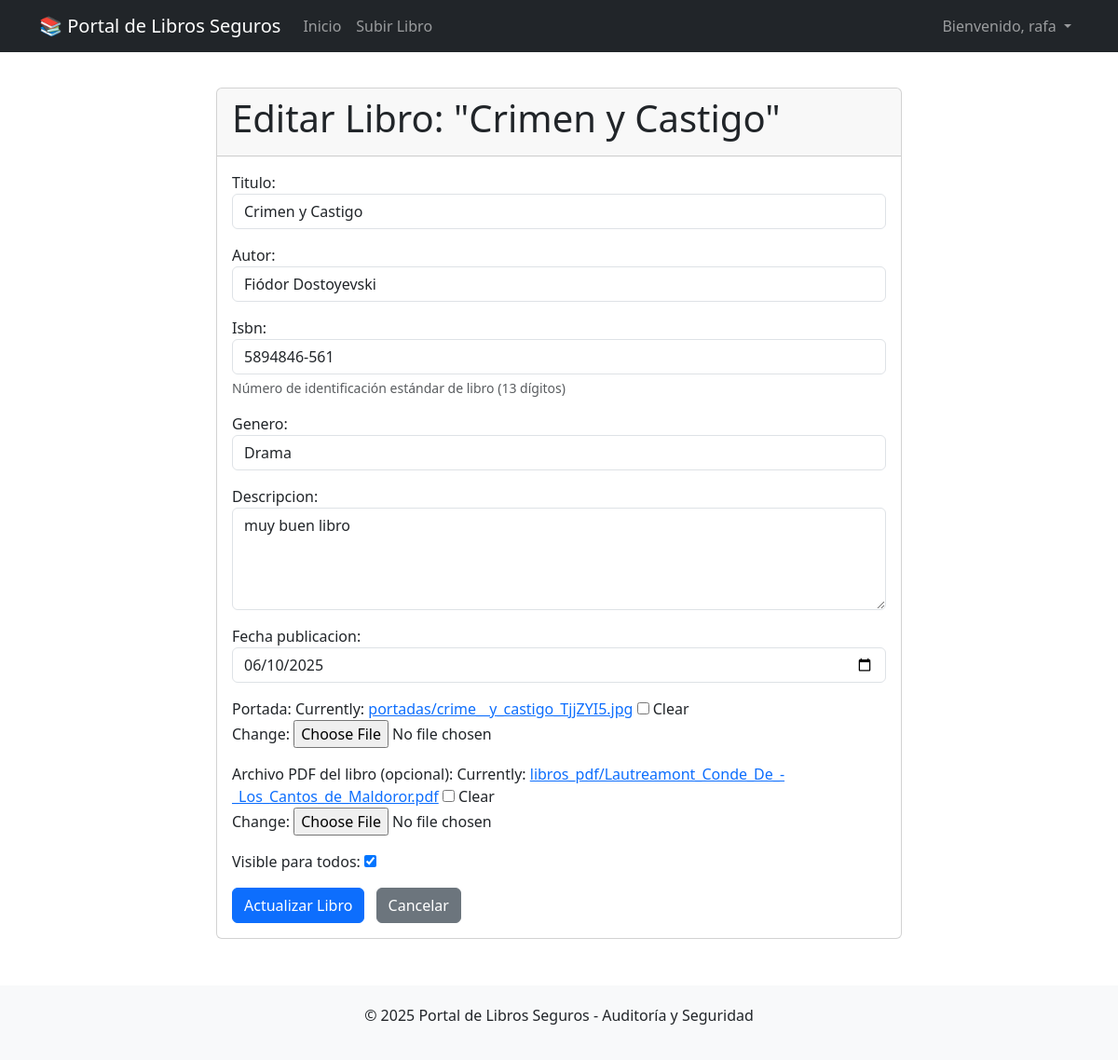
The page /libro/5/editar/ (signed in) on the database its author committed.
### libros/models.py (models this page shows, shortened)
class Libro(models.Model):
    titulo = models.CharField(max_length=200)
    autor = models.CharField(max_length=100)
    isbn = models.CharField(max_length=13, unique=True, blank=True, null=True)
    genero = models.CharField(max_length=50, blank=True, null=True)
    descripcion = models.TextField(blank=True, null=True)
    fecha_publicacion = models.DateField(blank=True, null=True)
    portada = models.ImageField(upload_to='portadas/', blank=True, null=True)
    documento_pdf = models.FileField(upload_to='libros_pdf/', blank=True, null=True)
    usuario_carga = models.ForeignKey(User, on_delete=models.SET_NULL, null=True, blank=True)
    fecha_carga = models.DateTimeField(auto_now_add=True)
    es_publico = models.BooleanField(default=True) # Para control de acceso

### libros/views.py (the view, shortened to what this page needs)
# urls.py: path('libro/<int:pk>/editar/', views.ActualizarLibro.as_view(), name='actualizar_libro'), # Formulario para editar
class ActualizarLibro(LoginRequiredMixin, UserPassesTestMixin, UpdateView):
    model = Libro
    form_class = LibroForm
    template_name = 'libros/actualizar_libro.html' # Necesitarás crear esta plantilla
    success_url = reverse_lazy('lista_libros')
    def test_func(self):
        libro = self.get_object()
        return self.request.user == libro.usuario_carga or self.request.user.is_superuser

### libros/forms.py
class LibroForm(forms.ModelForm):
    class Meta:
        model = Libro
        fields = ['titulo', 'autor', 'isbn', 'genero', 'descripcion', 'fecha_publicacion', 'portada', 'documento_pdf', 'es_publico']
        widgets = {
            'fecha_publicacion': forms.DateInput(attrs={'type': 'date', 'class': 'form-control'}), # Campo de fecha con selector
            'descripcion': forms.Textarea(attrs={'rows': 4, 'class': 'form-control'}),
            'titulo': forms.TextInput(attrs={'class': 'form-control'}),
            'autor': forms.TextInput(attrs={'class': 'form-control'}),
            'isbn': forms.TextInput(attrs={'class': 'form-control'}),
            'genero': forms.TextInput(attrs={'class': 'form-control'}),
        }
        labels = { # Puedes personalizar las etiquetas de los campos
            'documento_pdf': 'Archivo PDF del libro (opcional)',
            'es_publico': 'Visible para todos',
        }
        help_texts = { # Los mensajes de ayuda que definiste en models.py se muestran automáticamente
            'isbn': 'Número de identificación estándar de libro (13 dígitos)',
        }

### libros/templates/libros/actualizar_libro.html (shortened to what this page needs)
{% extends 'base.html' %}
{% block content %}
<div class="row justify-content-center">
    <div class="col-md-8">
        <div class="card">
            <div class="card-header">
                <h1 class="card-title">Editar Libro: "{{ libro.titulo }}"</h1>
            </div>
            <div class="card-body">
                <form method="post" enctype="multipart/form-data">
                    {% for field in form %}
                        <div class="mb-3">
                            {{ field.label_tag }}
                            {{ field }}
                            {% if field.help_text %}
                                <div class="form-text">{{ field.help_text }}</div>
                            {% endif %}
                        </div>
                    {% endfor %}
                    <button type="submit" class="btn btn-primary">Actualizar Libro</button>
                    <a href="{% url 'detalle_libro' pk=libro.pk %}" class="btn btn-secondary ms-2">Cancelar</a>
                </form>
            </div>
        </div>
    </div>
</div>
{% endblock %}

### templates/base.html (shortened to what this page needs)
<!DOCTYPE html>
<html lang="es">
<head>
    <link rel="stylesheet" href="https://cdn.jsdelivr.net/npm/bootstrap@5.3.3/dist/css/bootstrap.min.css">
</head>
<body>
    <nav class="navbar navbar-expand-lg navbar-dark bg-dark fixed-top">
        <div class="container">
            <a class="navbar-brand" href="{% url 'lista_libros' %}">📚 Portal de Libros Seguros</a>
            <div class="collapse navbar-collapse" id="navbarNav">
                <ul class="navbar-nav me-auto mb-2 mb-lg-0">
                    <li class="nav-item">
                        <a class="nav-link" href="{% url 'lista_libros' %}">Inicio</a>
                    </li>
                    {% if user.is_authenticated %}
                    <li class="nav-item">
                        <a class="nav-link" href="{% url 'crear_libro' %}">Subir Libro</a>
                    </li>
                    {% endif %}
                </ul>
                <ul class="navbar-nav ms-auto">
                    {% if user.is_authenticated %}
                    <li class="nav-item dropdown">
                        <a class="nav-link dropdown-toggle" href="#" id="navbarDropdown" role="button"
                            data-bs-toggle="dropdown" aria-expanded="false">
                            Bienvenido, {{ user.username }}
                        </a>
                    </li>
                    {% endif %}
                </ul>
            </div>
        </div>
    </nav>
    <div class="container mt-4">
        {% block content %}
        {% endblock %}
    </div>
    <footer class="footer">
        <div class="container">
            <p>&copy; 2025 Portal de Libros Seguros - Auditoría y Seguridad</p>
        </div>
    </footer>
</body>
</html>

### templates/base.html (style rules this page uses)
body { padding-top: 70px; }
.footer { background-color: #f8f9fa; padding: 20px 0; margin-top: 50px; text-align: center; }

### rows shown on the page
Libro: titulo "Crimen y Castigo", form "Crimen y Castigo" "Fiódor Dostoyevski" "5894846-561" "Drama" "muy buen libro" "06/10/2025" "☑"

### other values the page prints
{{ user.username }} "rafa"
{{ field.label_tag }} "Titulo:" "Autor:" "Isbn:" "Genero:" "Descripcion:" "Fecha publicacion:" "Portada:" "Archivo PDF del libro (opcional):" "Visible para todos:"
{{ field.help_text }} "Número de identificación estándar de libro (13 dígitos)"
